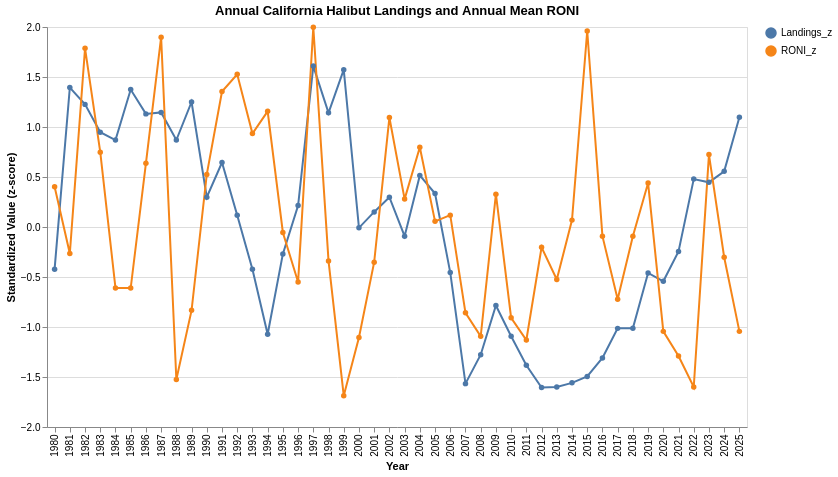

Write notebook code for a chart like this one.
### Code cell
alt.Chart(plot_df).mark_line(point=True).encode(
    x=alt.X("Year:O", title="Year"),
    y=alt.Y(
        "Z_score:Q",
        title="Standardized Value (z-score)"
    ),
    color=alt.Color(
        "Variable:N",
        title=""
    ),
    tooltip=["Year", "Variable", "Z_score"]
).properties(
    title="Annual California Halibut Landings and Annual Mean RONI",
    width=700,
    height=400
)

### Figure 1 — Vega-Lite specification as saved in the notebook (floating-point values rounded to 4 significant figures)
{"config": {"view": {"continuousWidth": 300, "continuousHeight": 300}}, "data": {"name": "data-8c7b6fbe6a7a1559f8fc2d4cc43fd70c"}, "mark": {"type": "line", "point": true}, "encoding": {"color": {"field": "Variable", "title": "", "type": "nominal"}, "tooltip": [{"field": "Year", "type": "quantitative"}, {"field": "Variable", "type": "nominal"}, {"field": "Z_score", "type": "quantitative"}], "x": {"field": "Year", "title": "Year", "type": "ordinal"}, "y": {"field": "Z_score", "title": "Standardized Value (z-score)", "type": "quantitative"}}, "height": 400, "title": "Annual California Halibut Landings and Annual Mean RONI", "width": 700, "$schema": "https://vega.github.io/schema/vega-lite/v6.4.1.json", "datasets": {"data-8c7b6fbe6a7a1559f8fc2d4cc43fd70c": [{"Year": 1980, "Variable": "Landings_z", "Z_score": -0.422}, {"Year": 1981, "Variable": "Landings_z", "Z_score": 1.395}, {"Year": 1982, "Variable": "Landings_z", "Z_score": 1.226}, {"Year": 1983, "Variable": "Landings_z", "Z_score": 0.9482}, {"Year": 1984, "Variable": "Landings_z", "Z_score": 0.8689}, {"Year": 1985, "Variable": "Landings_z", "Z_score": 1.374}, {"Year": 1986, "Variable": "Landings_z", "Z_score": 1.131}, {"Year": 1987, "Variable": "Landings_z", "Z_score": 1.146}, {"Year": 1988, "Variable": "Landings_z", "Z_score": 0.8696}, {"Year": 1989, "Variable": "Landings_z", "Z_score": 1.25}, {"Year": 1990, "Variable": "Landings_z", "Z_score": 0.2974}, {"Year": 1991, "Variable": "Landings_z", "Z_score": 0.6445}, {"Year": 1992, "Variable": "Landings_z", "Z_score": 0.1168}, {"Year": 1993, "Variable": "Landings_z", "Z_score": -0.422}, {"Year": 1994, "Variable": "Landings_z", "Z_score": -1.072}, {"Year": 1995, "Variable": "Landings_z", "Z_score": -0.269}, {"Year": 1996, "Variable": "Landings_z", "Z_score": 0.2148}, {"Year": 1997, "Variable": "Landings_z", "Z_score": 1.609}, {"Year": 1998, "Variable": "Landings_z", "Z_score": 1.142}, {"Year": 1999, "Variable": "Landings_z", "Z_score": 1.573}, {"Year": 2000, "Variable": "Landings_z", "Z_score": -0.008543}, {"Year": 2001, "Variable": "Landings_z", "Z_score": 0.1507}, {"Year": 2002, "Variable": "Landings_z", "Z_score": 0.2974}, {"Year": 2003, "Variable": "Landings_z", "Z_score": -0.09153}, {"Year": 2004, "Variable": "Landings_z", "Z_score": 0.5159}, {"Year": 2005, "Variable": "Landings_z", "Z_score": 0.3344}, {"Year": 2006, "Variable": "Landings_z", "Z_score": -0.4554}, {"Year": 2007, "Variable": "Landings_z", "Z_score": -1.566}, {"Year": 2008, "Variable": "Landings_z", "Z_score": -1.277}, {"Year": 2009, "Variable": "Landings_z", "Z_score": -0.7846}, {"Year": 2010, "Variable": "Landings_z", "Z_score": -1.093}, {"Year": 2011, "Variable": "Landings_z", "Z_score": -1.383}, {"Year": 2012, "Variable": "Landings_z", "Z_score": -1.605}, {"Year": 2013, "Variable": "Landings_z", "Z_score": -1.6}, {"Year": 2014, "Variable": "Landings_z", "Z_score": -1.559}, {"Year": 2015, "Variable": "Landings_z", "Z_score": -1.494}, {"Year": 2016, "Variable": "Landings_z", "Z_score": -1.31}, {"Year": 2017, "Variable": "Landings_z", "Z_score": -1.014}, {"Year": 2018, "Variable": "Landings_z", "Z_score": -1.012}, {"Year": 2019, "Variable": "Landings_z", "Z_score": -0.4589}, {"Year": 2020, "Variable": "Landings_z", "Z_score": -0.5426}, {"Year": 2021, "Variable": "Landings_z", "Z_score": -0.2445}, {"Year": 2022, "Variable": "Landings_z", "Z_score": 0.479}, {"Year": 2023, "Variable": "Landings_z", "Z_score": 0.4467}, {"Year": 2024, "Variable": "Landings_z", "Z_score": 0.5567}, {"Year": 2025, "Variable": "Landings_z", "Z_score": 1.097}, {"Year": 1980, "Variable": "RONI_z", "Z_score": 0.4025}, {"Year": 1981, "Variable": "RONI_z", "Z_score": -0.2649}, {"Year": 1982, "Variable": "RONI_z", "Z_score": 1.787}, {"Year": 1983, "Variable": "RONI_z", "Z_score": 0.7486}, {"Year": 1984, "Variable": "RONI_z", "Z_score": -0.611}, {"Year": 1985, "Variable": "RONI_z", "Z_score": -0.611}, {"Year": 1986, "Variable": "RONI_z", "Z_score": 0.6374}, {"Year": 1987, "Variable": "RONI_z", "Z_score": 1.898}, {"Year": 1988, "Variable": "RONI_z", "Z_score": -1.526}, {"Year": 1989, "Variable": "RONI_z", "Z_score": -0.8335}, {"Year": 1990, "Variable": "RONI_z", "Z_score": 0.5261}, {"Year": 1991, "Variable": "RONI_z", "Z_score": 1.354}, {"Year": 1992, "Variable": "RONI_z", "Z_score": 1.527}, {"Year": 1993, "Variable": "RONI_z", "Z_score": 0.934}, {"Year": 1994, "Variable": "RONI_z", "Z_score": 1.157}, {"Year": 1995, "Variable": "RONI_z", "Z_score": -0.05482}, {"Year": 1996, "Variable": "RONI_z", "Z_score": -0.5492}, {"Year": 1997, "Variable": "RONI_z", "Z_score": 1.997}, {"Year": 1998, "Variable": "RONI_z", "Z_score": -0.3391}, {"Year": 1999, "Variable": "RONI_z", "Z_score": -1.686}, {"Year": 2000, "Variable": "RONI_z", "Z_score": -1.105}, {"Year": 2001, "Variable": "RONI_z", "Z_score": -0.3515}, {"Year": 2002, "Variable": "RONI_z", "Z_score": 1.095}, {"Year": 2003, "Variable": "RONI_z", "Z_score": 0.2789}, {"Year": 2004, "Variable": "RONI_z", "Z_score": 0.7981}, {"Year": 2005, "Variable": "RONI_z", "Z_score": 0.05643}, {"Year": 2006, "Variable": "RONI_z", "Z_score": 0.1182}, {"Year": 2007, "Variable": "RONI_z", "Z_score": -0.8583}, {"Year": 2008, "Variable": "RONI_z", "Z_score": -1.093}, {"Year": 2009, "Variable": "RONI_z", "Z_score": 0.3284}, {"Year": 2010, "Variable": "RONI_z", "Z_score": -0.9077}, {"Year": 2011, "Variable": "RONI_z", "Z_score": -1.13}, {"Year": 2012, "Variable": "RONI_z", "Z_score": -0.2031}, {"Year": 2013, "Variable": "RONI_z", "Z_score": -0.5245}, {"Year": 2014, "Variable": "RONI_z", "Z_score": 0.06879}, {"Year": 2015, "Variable": "RONI_z", "Z_score": 1.96}, {"Year": 2016, "Variable": "RONI_z", "Z_score": -0.0919}, {"Year": 2017, "Variable": "RONI_z", "Z_score": -0.7223}, {"Year": 2018, "Variable": "RONI_z", "Z_score": -0.0919}, {"Year": 2019, "Variable": "RONI_z", "Z_score": 0.4396}, {"Year": 2020, "Variable": "RONI_z", "Z_score": -1.044}, {"Year": 2021, "Variable": "RONI_z", "Z_score": -1.291}, {"Year": 2022, "Variable": "RONI_z", "Z_score": -1.6}, {"Year": 2023, "Variable": "RONI_z", "Z_score": 0.7239}, {"Year": 2024, "Variable": "RONI_z", "Z_score": -0.302}, {"Year": 2025, "Variable": "RONI_z", "Z_score": -1.044}]}}
